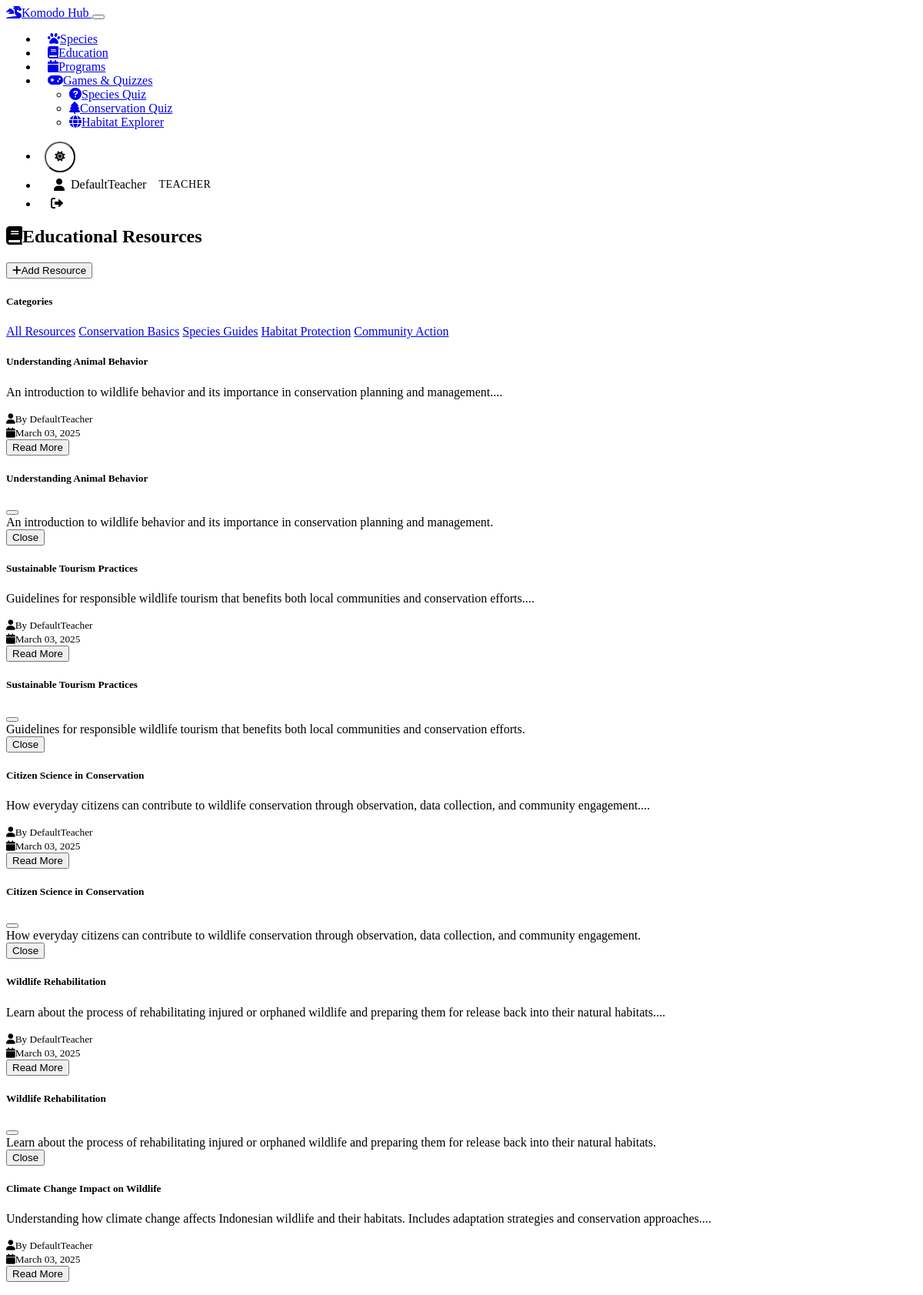
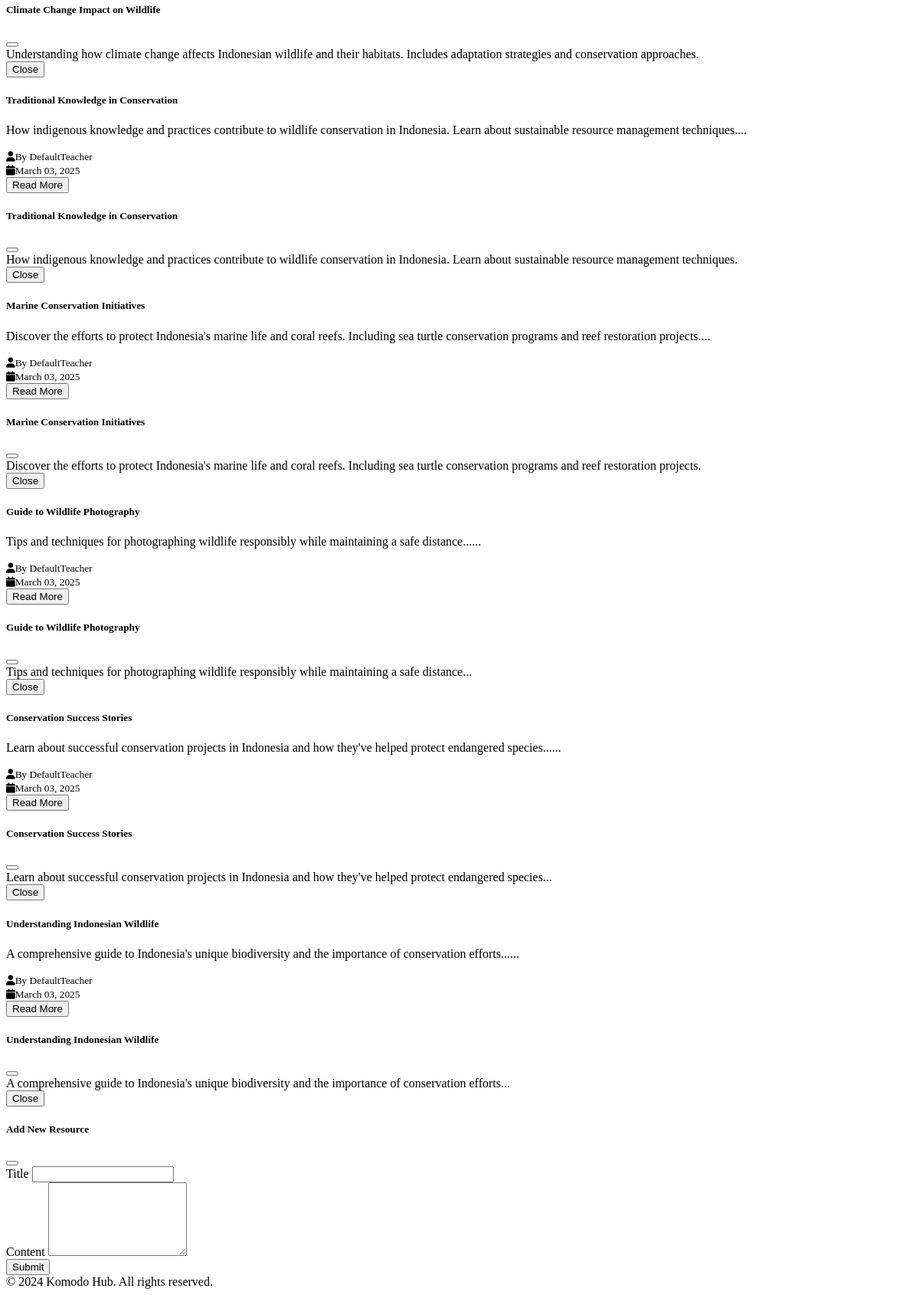
Screenshot of /education (signed in) with the database file from the repository (2 pictures, top to bottom).
### models.py (models this page shows, shortened)
class User(UserMixin, db.Model):
    id = db.Column(db.Integer, primary_key=True)
    username = db.Column(db.String(64), unique=True, nullable=False)
    email = db.Column(db.String(120), unique=True, nullable=False)
    password_hash = db.Column(db.String(256))
    role = db.Column(db.String(20), nullable=False)  # teacher, student, community
    created_at = db.Column(db.DateTime, default=datetime.utcnow)
    resources = db.relationship('EducationalResource', backref='author', lazy=True)
    programs = db.relationship('ConservationProgram', backref='coordinator', lazy=True)
    progress = db.relationship('UserProgress', backref='user', lazy=True)

class EducationalResource(db.Model):
    id = db.Column(db.Integer, primary_key=True)
    title = db.Column(db.String(200), nullable=False)
    content = db.Column(db.Text, nullable=False)
    author_id = db.Column(db.Integer, db.ForeignKey('user.id'), nullable=False)
    created_at = db.Column(db.DateTime, default=datetime.utcnow)

### blueprints/education.py (the view, shortened to what this page needs)
@education.route('/education')
def resources():
    resources = EducationalResource.query.order_by(EducationalResource.created_at.desc()).all()
    form = ResourceForm()  # Create form instance for the modal
    return render_template('education/resources.html', resources=resources, form=form)

### forms.py
class ResourceForm(FlaskForm):
    title = StringField('Title', validators=[DataRequired()])
    content = TextAreaField('Content', validators=[DataRequired()])

### models.py (called while the page is built)
@login_manager.user_loader
def load_user(id):
    return User.query.get(int(id))

### templates/education/resources.html (shortened to what this page needs)
{% extends "base.html" %}
{% block content %}
<div class="row mb-4">
    <div class="col-12 d-flex justify-content-between align-items-center">
        <h2><i class="fas fa-book me-2"></i>Educational Resources</h2>
        {% if current_user.is_authenticated and current_user.role == 'teacher' %}
        <button class="btn btn-success" data-bs-toggle="modal" data-bs-target="#addResourceModal">
            <i class="fas fa-plus me-2"></i>Add Resource
        </button>
        {% endif %}
    </div>
</div>
<div class="row">
    <div class="col-md-3">
        <div class="card mb-4">
            <div class="card-body">
                <h5 class="card-title">Categories</h5>
                <div class="list-group list-group-flush">
                    <a href="#" class="list-group-item list-group-item-action active">All Resources</a>
                    <a href="#" class="list-group-item list-group-item-action">Conservation Basics</a>
                    <a href="#" class="list-group-item list-group-item-action">Species Guides</a>
                    <a href="#" class="list-group-item list-group-item-action">Habitat Protection</a>
                    <a href="#" class="list-group-item list-group-item-action">Community Action</a>
                </div>
            </div>
        </div>
    </div>
    <div class="col-md-9">
        <div class="row g-4">
            {% for resource in resources %}
            <div class="col-md-6">
                <div class="card h-100">
                    <div class="card-body">
                        <h5 class="card-title">{{ resource.title }}</h5>
                        <p class="card-text">{{ resource.content[:200] }}...</p>
                        <div class="mt-3">
                            <small class="text-muted">
                                <i class="fas fa-user me-2"></i>By {{ resource.author.username }}
                            </small>
                            <br>
                            <small class="text-muted">
                                <i class="fas fa-calendar me-2"></i>{{ resource.created_at.strftime('%B %d, %Y') }}
                            </small>
                        </div>
                    </div>
                    <div class="card-footer">
                        <button class="btn btn-primary btn-sm" data-bs-toggle="modal" data-bs-target="#resourceModal{{ resource.id }}">
                            Read More
                        </button>
                    </div>
                </div>
            </div>
            <div class="modal fade" id="resourceModal{{ resource.id }}" tabindex="-1">
                <div class="modal-dialog modal-lg">
                    <div class="modal-content">
                        <div class="modal-header">
                            <h5 class="modal-title">{{ resource.title }}</h5>
                            <button type="button" class="btn-close" data-bs-dismiss="modal"></button>
                        </div>
                        <div class="modal-body">
                            {{ resource.content }}
                        </div>
                        <div class="modal-footer">
                            <button type="button" class="btn btn-secondary" data-bs-dismiss="modal">Close</button>
                        </div>
                    </div>
                </div>
            </div>
            {% endfor %}
        </div>
    </div>
</div>
{% if current_user.is_authenticated and current_user.role == 'teacher' %}
<div class="modal fade" id="addResourceModal" tabindex="-1">
    <div class="modal-dialog">
        <div class="modal-content">
            <div class="modal-header">
                <h5 class="modal-title">Add New Resource</h5>
                <button type="button" class="btn-close" data-bs-dismiss="modal"></button>
            </div>
            <div class="modal-body">
                <form method="POST" action="{{ url_for('education.add_resource') }}">
                    <div class="mb-3">
                        {{ form.title.label(class="form-label") }}
                        {{ form.title(class="form-control") }}
                    </div>
                    <div class="mb-3">
                        {{ form.content.label(class="form-label") }}
                        {{ form.content(class="form-control", rows="6") }}
                    </div>
                    <button type="submit" class="btn btn-primary">Submit</button>
                </form>
            </div>
        </div>
    </div>
</div>
{% endif %}
{% endblock %}

### templates/base.html (shortened to what this page needs)
<!DOCTYPE html>
<html lang="en" data-bs-theme="dark">
<head>
    <link href="https://cdn.replit.com/agent/bootstrap-agent-dark-theme.min.css" rel="stylesheet">
    <link href="https://cdnjs.cloudflare.com/ajax/libs/font-awesome/6.0.0/css/all.min.css" rel="stylesheet">
    <link href="{{ url_for('static', filename='css/custom.css') }}" rel="stylesheet">
</head>
<body>
    <nav class="navbar navbar-expand-lg navbar-dark bg-dark">
        <div class="container-fluid px-3">
            <a class="navbar-brand" href="{{ url_for('main.dashboard') }}">
                <i class="fas fa-dragon me-2"></i>Komodo Hub
            </a>
            <button class="navbar-toggler" type="button" data-bs-toggle="collapse" data-bs-target="#navbarNav">
            </button>
            <div class="collapse navbar-collapse" id="navbarNav">
                {% if current_user.is_authenticated %}
                <ul class="navbar-nav me-auto">
                    <li class="nav-item">
                        <a class="nav-link" href="{{ url_for('species.list') }}">
                            <i class="fas fa-paw me-1"></i>Species
                        </a>
                    </li>
                    <li class="nav-item">
                        <a class="nav-link" href="{{ url_for('education.resources') }}">
                            <i class="fas fa-book me-1"></i>Education
                        </a>
                    </li>
                    <li class="nav-item">
                        <a class="nav-link" href="{{ url_for('programs.list') }}">
                            <i class="fas fa-calendar me-1"></i>Programs
                        </a>
                    </li>
                    {% if current_user.role != 'community' %}
                    <li class="nav-item dropdown">
                        <a class="nav-link dropdown-toggle" href="#" id="gamesDropdown" role="button" data-bs-toggle="dropdown">
                            <i class="fas fa-gamepad me-1"></i>Games & Quizzes
                        </a>
                        <ul class="dropdown-menu">
                            <li>
                                <a class="dropdown-item" href="{{ url_for('games.species_quiz') }}">
                                    <i class="fas fa-question-circle me-2"></i>Species Quiz
                                </a>
                            </li>
                            <li>
                                <a class="dropdown-item" href="{{ url_for('games.conservation_quiz') }}">
                                    <i class="fas fa-tree me-2"></i>Conservation Quiz
                                </a>
                            </li>
                            <li>
                                <a class="dropdown-item" href="{{ url_for('games.habitat_explorer') }}">
                                    <i class="fas fa-globe me-2"></i>Habitat Explorer
                                </a>
                            </li>
                        </ul>
                    </li>
                    {% endif %}
                </ul>
                {% endif %}
                <ul class="navbar-nav ms-auto align-items-center">
                    <li class="nav-item">
                        <button class="btn btn-link nav-link" id="themeToggle">
                            <i class="fas fa-moon"></i>
                        </button>
                    </li>
                    {% if current_user.is_authenticated %}
                        <li class="nav-item">
                            <div class="user-info">
                                <i class="fas fa-user"></i>
                                {{ current_user.username }}
                                <span class="role-indicator role-{{ current_user.role }}">
                                    {{ current_user.role.title() }}
                                </span>
                            </div>
                        </li>
                        <li class="nav-item">
                            <a class="nav-link sign-out" href="{{ url_for('auth.logout') }}" title="Sign Out">
                                <i class="fas fa-sign-out-alt"></i>
                            </a>
                        </li>
                    {% endif %}
                </ul>
            </div>
        </div>
    </nav>
    <main class="container py-4">
        {% block content %}{% endblock %}
    </main>
    <footer class="footer mt-auto py-3 bg-dark">
        <div class="container text-center">
            <span class="text-muted">© 2024 Komodo Hub. All rights reserved.</span>
        </div>
    </footer>
</body>
</html>

### static/css/custom.css (style rules this page uses)
:root[data-bs-theme=light] { --custom-bg: var(--bs-light); --custom-text: var(--bs-dark); }
body { transition: background-color 0.3s ease, color 0.3s ease; }
.navbar-nav .nav-item { margin: 0 2px; }
.navbar .nav-link { padding: 0.5rem 0.75rem; border-radius: 0.375rem; transition: all 0.2s ease-in-out; }
.user-info { display: flex; align-items: center; padding: 0.25rem 0.75rem; background: rgba(255, 255, 255, 0.05); border-radius: 0.5rem; margin: 0 0.5rem; }
.user-info .fas { margin-right: 0.5rem; }
.role-indicator { font-size: 0.75rem; padding: 0.25rem 0.5rem; border-radius: 1rem; margin-left: 0.5rem; font-weight: 500; text-transform: uppercase; letter-spacing: 0.5px; }
.role-teacher { background-color: var(--bs-primary); box-shadow: 0 2px 4px rgba(var(--bs-primary-rgb), 0.3); }
#themeToggle { width: 40px; height: 40px; padding: 0; display: flex; align-items: center; justify-content: center; border-radius: 50%; background: rgba(255, 255, 255, 0.05); transition: all 0.3s ease; margin: 0 0.5rem; }
.nav-link.sign-out { color: var(--bs-danger) !important; background: rgba(var(--bs-danger-rgb), 0.1); border-radius: 0.375rem; padding: 0.5rem 1rem; transition: all 0.2s ease; }
.role-indicator { padding: 0.25rem 0.5rem; border-radius: 0.25rem; font-size: 0.875rem; }
.role-teacher { background-color: var(--bs-primary); }
#themeToggle { transition: transform 0.3s ease; }
.card { transition: transform 0.2s, box-shadow 0.2s; }

### rows the page displays
User: username "DefaultTeacher", role "TEACHER"
EducationalResource: title "Understanding Animal Behavior", content "An introduction to wildlife behavior and its importance in conservation planning and management.", author.username "DefaultTeacher", created_at "March 03, 2025"
EducationalResource: title "Sustainable Tourism Practices", content "Guidelines for responsible wildlife tourism that benefits both local communities and conservation efforts.", author.username "DefaultTeacher", created_at "March 03, 2025"
EducationalResource: title "Citizen Science in Conservation", content "How everyday citizens can contribute to wildlife conservation through observation, data collection, and community engagement.", author.username "DefaultTeacher", created_at "March 03, 2025"
EducationalResource: title "Wildlife Rehabilitation", content "Learn about the process of rehabilitating injured or orphaned wildlife and preparing them for release back into their natural habitats.", author.username "DefaultTeacher", created_at "March 03, 2025"
EducationalResource: title "Climate Change Impact on Wildlife", content "Understanding how climate change affects Indonesian wildlife and their habitats. Includes adaptation strategies and conservation approaches.", author.username "DefaultTeacher", created_at "March 03, 2025"
EducationalResource: title "Traditional Knowledge in Conservation", content "How indigenous knowledge and practices contribute to wildlife conservation in Indonesia. Learn about sustainable resource management techniques.", author.username "DefaultTeacher", created_at "March 03, 2025"
EducationalResource: title "Marine Conservation Initiatives", content "Discover the efforts to protect Indonesia's marine life and coral reefs. Including sea turtle conservation programs and reef restoration projects.", author.username "DefaultTeacher", created_at "March 03, 2025"
EducationalResource: title "Guide to Wildlife Photography", content "Tips and techniques for photographing wildlife responsibly while maintaining a safe distance...", author.username "DefaultTeacher", created_at "March 03, 2025"
EducationalResource: title "Conservation Success Stories", content "Learn about successful conservation projects in Indonesia and how they've helped protect endangered species...", author.username "DefaultTeacher", created_at "March 03, 2025"
EducationalResource: title "Understanding Indonesian Wildlife", content "A comprehensive guide to Indonesia's unique biodiversity and the importance of conservation efforts...", author.username "DefaultTeacher", created_at "March 03, 2025"
